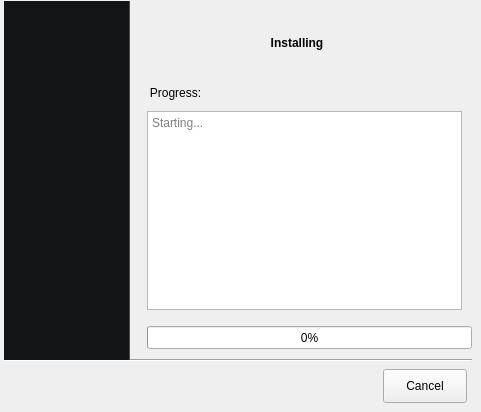
    <widget class="QWidget" name="installProcessPage">
     <widget class="Line" name="optLine_3">
      <property name="geometry">
       <rect>
        <x>4</x>
        <y>350</y>
        <width>468</width>
        <height>20</height>
       </rect>
      </property>
      <property name="orientation">
       <enum>Qt::Orientation::Horizontal</enum>
      </property>
     </widget>
     <widget class="QLabel" name="titleLabel">
      <property name="geometry">
       <rect>
        <x>249</x>
        <y>34</y>
        <width>96</width>
        <height>18</height>
       </rect>
      </property>
      <property name="text">
       <string>&lt;html&gt;&lt;head/&gt;&lt;body&gt;&lt;p align=&quot;center&quot;&gt;&lt;span style=&quot; font-weight:700;&quot;&gt;Installing&lt;/span&gt;&lt;/p&gt;&lt;/body&gt;&lt;/html&gt;</string>
      </property>
     </widget>
     <widget class="QLabel" name="progressLabel">
      <property name="geometry">
       <rect>
        <x>135</x>
        <y>83</y>
        <width>81</width>
        <height>20</height>
       </rect>
      </property>
      <property name="text">
       <string>&lt;html&gt;&lt;head/&gt;&lt;body&gt;&lt;p align=&quot;center&quot;&gt;Progress:&lt;/p&gt;&lt;/body&gt;&lt;/html&gt;</string>
      </property>
      <property name="wordWrap">
       <bool>true</bool>
      </property>
     </widget>
     <widget class="QTextEdit" name="outputView">
      <property name="geometry">
       <rect>
        <x>147</x>
        <y>111</y>
        <width>315</width>
        <height>199</height>
       </rect>
      </property>
      <property name="readOnly">
       <bool>true</bool>
      </property>
      <property name="placeholderText">
       <string>Starting...</string>
      </property>
     </widget>
     <widget class="QProgressBar" name="progressBar">
      <property name="geometry">
       <rect>
        <x>147</x>
        <y>326</y>
        <width>325</width>
        <height>23</height>
       </rect>
      </property>
      <property name="value">
       <number>0</number>
      </property>
     </widget>
     <widget class="QPushButton" name="cancelButton">
      <property name="geometry">
       <rect>
        <x>383</x>
        <y>369</y>
        <width>84</width>
        <height>34</height>
       </rect>
      </property>
      <property name="text">
       <string>Cancel</string>
      </property>
      <property name="icon">
       <iconset resource="../assets/icons.qrc">
        <normaloff>:/default/dialog-cancel.svg</normaloff>:/default/dialog-cancel.svg</iconset>
      </property>
      <property name="iconSize">
       <size>
        <width>16</width>
        <height>16</height>
       </size>
      </property>
      <property name="checkable">
       <bool>false</bool>
      </property>
      <property name="checked">
       <bool>false</bool>
      </property>
      <property name="default">
       <bool>false</bool>
      </property>
      <property name="flat">
       <bool>false</bool>
      </property>
     </widget>
     <widget class="QLabel" name="imageArea_4">
      <property name="geometry">
       <rect>
        <x>4</x>
        <y>1</y>
        <width>126</width>
        <height>359</height>
       </rect>
      </property>
      <property name="styleSheet">
       <string notr="true">background-color: #131416;
border-right: 1px solid #4b4b4b</string>
      </property>
      <property name="text">
       <string/>
      </property>
     </widget>
     <widget class="QLabel" name="beLauncherImage_2">
      <property name="geometry">
       <rect>
        <x>14</x>
        <y>131</y>
        <width>102</width>
        <height>106</height>
       </rect>
      </property>
      <property name="styleSheet">
       <string notr="true">border-image:url(:/images/images/app-icon.png);</string>
      </property>
      <property name="text">
       <string/>
      </property>
     </widget>
    </widget>
